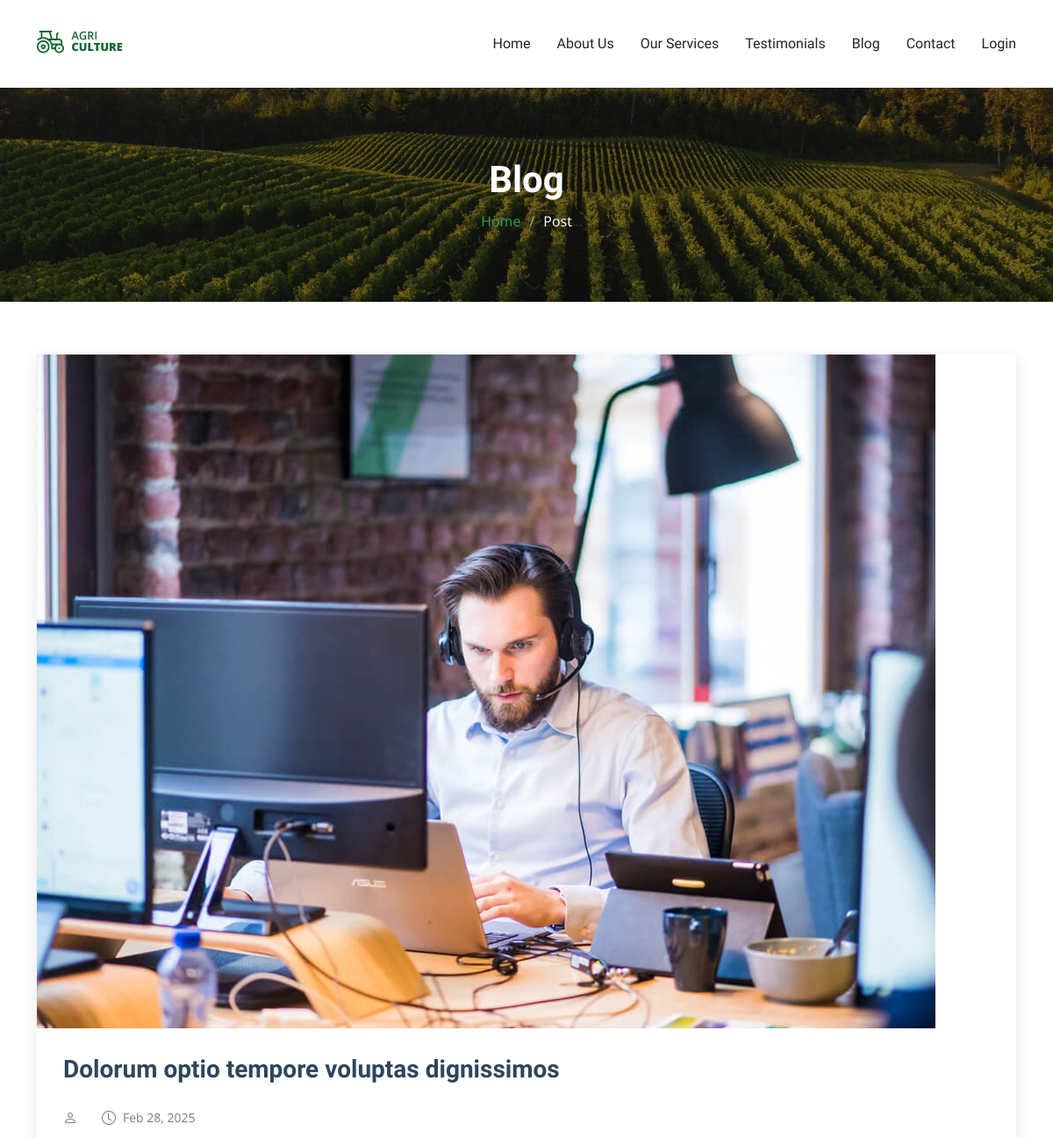
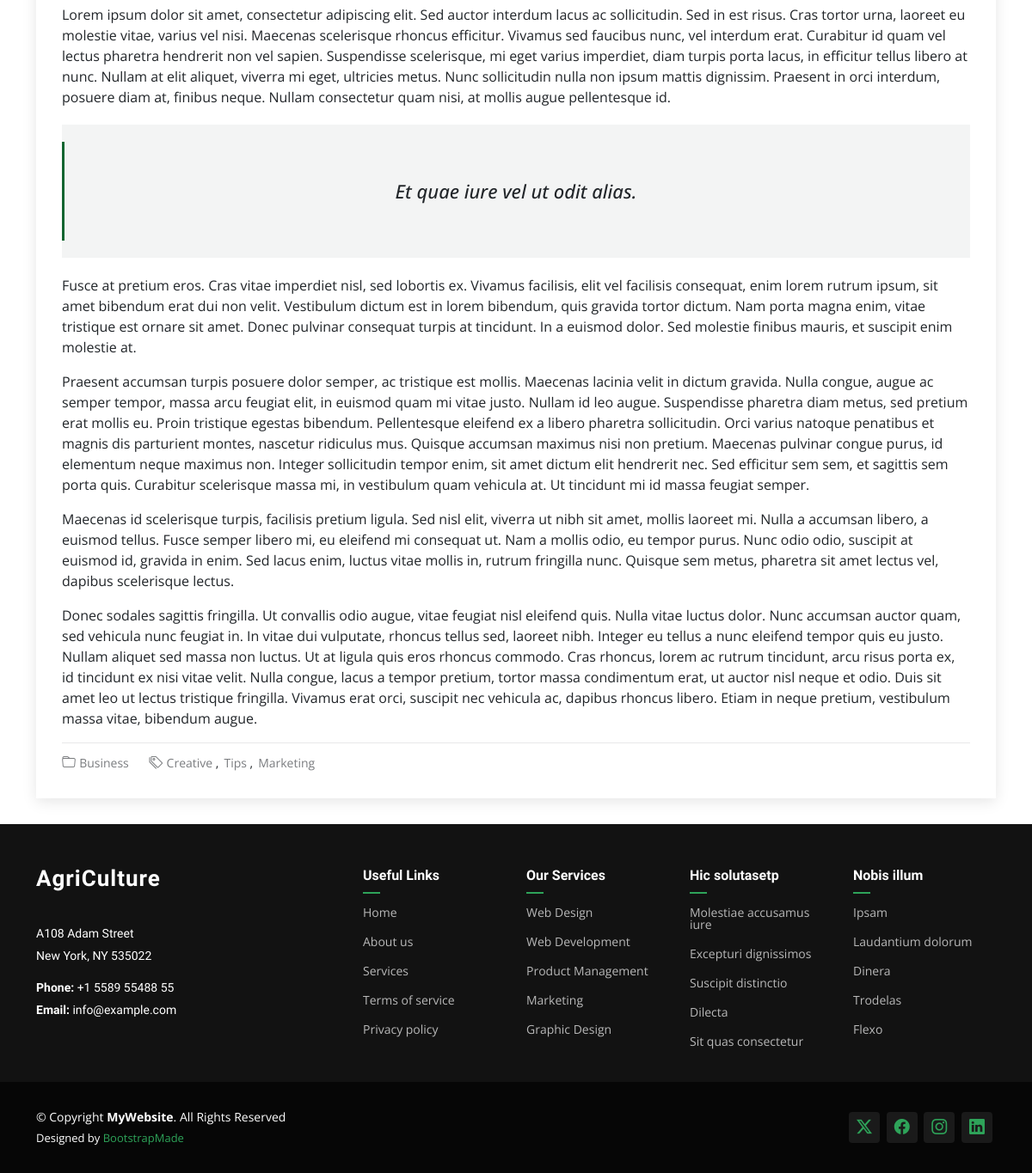
Page /blog/1/ on the committed database (2 pictures, top to bottom).
### blog/models.py (models this page shows, shortened)
class Post(models.Model):
    title = models.CharField(max_length=200, verbose_name='Title')
    subtitle = models.CharField(max_length=200, verbose_name='Subtitle')
    content = models.TextField(verbose_name='Content')
    image = models.ImageField(verbose_name='Image', upload_to='posts', null=False, blank=False)
    author = models.ForeignKey(User, verbose_name='Author', on_delete=models.CASCADE)
    created_at = models.DateTimeField(auto_now_add=True, verbose_name="Creation Date")
    updated_at = models.DateTimeField(auto_now=True, verbose_name = "Edition Date")
    published_at = models.DateTimeField(verbose_name="Published Date", default=now)
    class Meta:
        verbose_name = "Post"
        verbose_name_plural = "Posts"
        ordering = ['-created_at']
    def __str__(self):
        return self.title
    def formatted_content(self):
        paragraphs = re.split(r'\n+', self.content.strip())  # Divide el contenido en párrafos
        if not paragraphs:
            return ""  # Si no hay contenido, retorna vacío
        first_two = "".join(f"<p>{p}</p>" for p in paragraphs[:2])  # Primeros 2 párrafos
        blockquote = f"<blockquote><p>{self.subtitle}</p></blockquote>"  # Blockquote con el subtítulo
        remaining = "".join(f"<p>{p}</p>" for p in paragraphs[2:])  # Resto de los párrafos
        return first_two + blockquote + remaining  # Concatenar todo

### blog/views.py (the view)
# urls.py: path('<int:pk>/', PublicPostDetailView.as_view(), name='post-detail'),
class PublicPostDetailView(DetailView):
    model = Post
    template_name = "blog/post_detail.html"
    context_object_name = 'post'
    def get_queryset(self):
        queryset = super().get_queryset()
        print(queryset)
        return queryset
    def get_context_data(self, **kwargs):
        context = super().get_context_data(**kwargs)
        return context

### core/templates/blog/post_detail.html (shortened to what this page needs)
{% extends 'partials/base.html' %}
{% load static %}
{% block content %}
    {% include 'sections/page-title.html' with page_title="Blog" page_subtitle="Post" %}
    <section id="blog-details" class="blog-details section">
        <div class="container">
          <article class="article">
            <div class="post-img">
              <img src="{{ post.image.url }}" alt="" class="img-fluid">
            </div>
            <h2 class="title">{{ post.title }}</h2>
            <div class="meta-top">
              <ul>
                <li class="d-flex align-items-center"><i class="bi bi-person"></i> <a href="blog-details.html">{{ user.first_name }} {{ user.last_name }}</a></li>
                <li class="d-flex align-items-center"><i class="bi bi-clock"></i> <a href="blog-details.html"><time datetime="2020-01-01">{{  post.published_at|date:"M j, Y" }}</time></a></li>
              </ul>
            </div>
            <div class="content">
              {{ post.formatted_content|safe }}
            </div>
            <div class="meta-bottom">
              <i class="bi bi-folder"></i>
              <ul class="cats">
                <li><a href="#">Business</a></li>
              </ul>
              <i class="bi bi-tags"></i>
              <ul class="tags">
                <li><a href="#">Creative</a></li>
                <li><a href="#">Tips</a></li>
                <li><a href="#">Marketing</a></li>
              </ul>
            </div>
          </article>
        </div>
    </section>
{% endblock %}

### core/static/core/css/main.css (style rules this page uses)
:root { --default-font: "Open Sans", system-ui, -apple-system, "Segoe UI", Roboto, "Helvetica Neue", Arial, "Noto Sans", "Liberation Sans", sans-serif, "Apple Color Emoji", "Segoe UI Emoji", "Segoe UI Symbol", "Noto Color Emoji"; --heading-font: "Marcellus", sans-serif; --nav-font: "Marcellus", sans-serif; }
:root { --background-color: #ffffff; --default-color: #212529; --heading-color: #2d465e; --accent-color: #116530; --surface-color: #ffffff; --contrast-color: #ffffff; }
:root { --nav-color: #212529; --nav-hover-color: #116530; --nav-mobile-background-color: #ffffff; --nav-dropdown-background-color: #ffffff; --nav-dropdown-color: #212529; --nav-dropdown-hover-color: #116530; }
:root { scroll-behavior: smooth; }
body { color: var(--default-color); background-color: var(--background-color); font-family: var(--default-font); }
a { color: var(--accent-color); text-decoration: none; transition: 0.3s; }
h1, h2, h3, h4, h5, h6 { color: var(--heading-color); font-family: var(--heading-font); }
section, .section { color: var(--default-color); background-color: var(--background-color); padding: 60px 0; scroll-margin-top: 100px; overflow: clip; }
.blog-details { padding-bottom: 30px; }
.blog-details .article { background-color: var(--surface-color); padding: 30px; box-shadow: 0 4px 16px rgba(0, 0, 0, 0.1); }
.blog-details .post-img { margin: -30px -30px 20px -30px; overflow: hidden; }
.blog-details .title { color: var(--heading-color); font-size: 28px; font-weight: 700; padding: 0; margin: 30px 0; }
.blog-details .content { margin-top: 20px; }
.blog-details .content blockquote { overflow: hidden; background-color: color-mix(in srgb, var(--default-color), transparent 95%); padding: 60px; position: relative; text-align: center; margin: 20px 0; }
.blog-details .content blockquote p { color: var(--default-color); line-height: 1.6; margin-bottom: 0; font-style: italic; font-weight: 500; font-size: 22px; }
.blog-details .content blockquote:after { content: ""; position: absolute; left: 0; top: 0; bottom: 0; width: 3px; background-color: var(--accent-color); margin-top: 20px; margin-bottom: 20px; }
.blog-details .meta-top { margin-top: 20px; color: color-mix(in srgb, var(--default-color), transparent 40%); }
.blog-details .meta-top ul { display: flex; flex-wrap: wrap; list-style: none; align-items: center; padding: 0; margin: 0; }
.blog-details .meta-top ul li+li { padding-left: 20px; }
.blog-details .meta-top i { font-size: 16px; margin-right: 8px; line-height: 0; color: color-mix(in srgb, var(--default-color), transparent 40%); }
.blog-details .meta-top a { color: color-mix(in srgb, var(--default-color), transparent 40%); font-size: 14px; display: inline-block; line-height: 1; }
.blog-details .meta-bottom { padding-top: 10px; border-top: 1px solid color-mix(in srgb, var(--default-color), transparent 90%); }
.blog-details .meta-bottom i { color: color-mix(in srgb, var(--default-color), transparent 40%); display: inline; }
.blog-details .meta-bottom a { color: color-mix(in srgb, var(--default-color), transparent 40%); transition: 0.3s; }
.blog-details .meta-bottom .cats { list-style: none; display: inline; padding: 0 20px 0 0; font-size: 14px; }
.blog-details .meta-bottom .cats li { display: inline-block; }
.blog-details .meta-bottom .tags { list-style: none; display: inline; padding: 0; font-size: 14px; }
.blog-details .meta-bottom .tags li { display: inline-block; }
.blog-details .meta-bottom .tags li+li::before { padding-right: 6px; color: var(--default-color); content: ","; }

### rows in the picture
Post: image (picture), title "Dolorum optio tempore voluptas dignissimos", published_at "Feb 28, 2025", formatted_content "Lorem ipsum dolor sit amet, consectetur adipiscing elit. Sed auctor interdum lacus ac sollicitudin. Sed in est risus. Cras tortor urna, laoreet eu molestie vitae, varius vel nisi. Maecenas scelerisque rhoncus efficitur. Vivamus sed faucibus nunc, vel interdum erat. Curabitur id quam vel lectus pharetra hendrerit non vel sapien. Suspendisse scelerisque, mi eget varius imperdiet, diam turpis porta lacus, in efficitur tellus libero at nunc. Nullam at elit aliquet, viverra mi eget, ultricies metus. Nunc sollicitudin nulla non ipsum mattis dignissim. Praesent in orci interdum, posuere diam at, finibus neque. Nullam consectetur quam nisi, at mollis augue pellentesque id. Et quae iure vel ut odit…"

### other values in the picture
{{ page_title }} "Blog"
{{ page_subtitle }} "Post"
